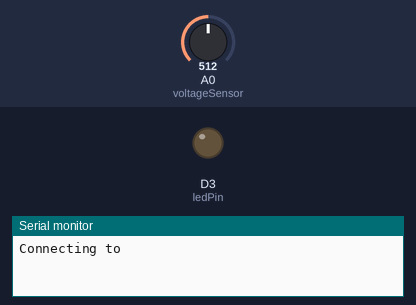
Simulated run of this sketch. Board: ESP8266 (NodeMCU). Shown: output pins drawn as LEDs (lit = HIGH), the last lines printed to the serial monitor. Dashed ring = blinking. Inputs (shaded band) come from the test bench; at power-on: A0 (voltageSensor) = 512. WiFi joins after 1.5 s; servers stay silent unless stated; not simulated (calls return 0 or success): Secrets.h.

Above: at 0.1 s.
2.8 s: A0 (voltageSensor) set to 83
6.3 s: A0 (voltageSensor) set to 69
At 6.7 s:
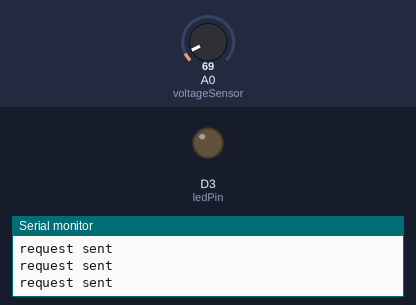
8.0 s: A0 (voltageSensor) set to 122
At 8.9 s:
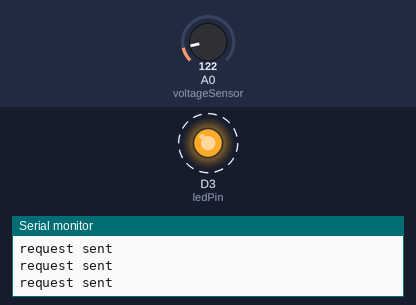
12.4 s: A0 (voltageSensor) set to 0
At 13.6 s:
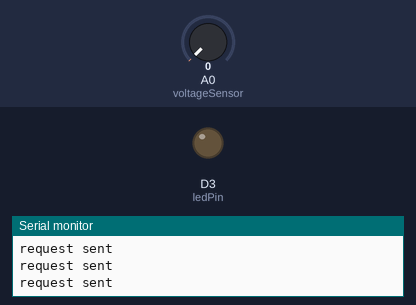
Timing chart, 0 to 15.3 s (numbered marks = the images above; inputs shaded):
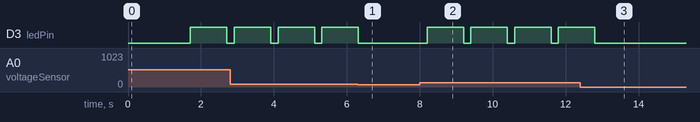

The sketch:

DingDongBell.ino
```cpp
#include <ESP8266WiFi.h>
#include <WiFiClientSecure.h>
#include "Secrets.h"

// Secrets
const char* ssid = SECRET_SSID; //your WiFi Name
const char* password = SECRET_PASSWORD;  //Your Wifi Password
const char* http_request = SECRET_TELEGRAM_LINK;

// SHA1 fingerprint of the certificate
const char fingerprint[] PROGMEM = "f2 ad 29 9c 34 48 dd 8d f4 cf 52 32 f6 57 33 68 2e 81 c1 90";

const char* host = "api.telegram.org";
const int httpsPort = 443;

// Pinout
int ledPin = D3;
const int voltageSensor = A0;

// vars
float vOUT = 0.0;
float vIN = 0.0;
float R1 = 30000.0;
float R2 = 7500.0;
int value = 0;


void setup() {
  Serial.begin(115200);
  delay(10);
  pinMode(ledPin, OUTPUT);
  digitalWrite(ledPin, LOW);
  Serial.println();

  setupWiFi();
}

void loop() {
  value = analogRead(voltageSensor);
  vOUT = (value * 5.0) / 1024.0;
  vIN = vOUT / (R2/(R1+R2));
  if (vIN > 1.9){
    sendDingDong("DingDong");
    digitalWrite(ledPin, HIGH);
    delay(1000);
    digitalWrite(ledPin, LOW);
  }
}

void setupWiFi(){
  Serial.print("Connecting to ");
  Serial.println(ssid);
  WiFi.setSleepMode(WIFI_NONE_SLEEP);
  WiFi.mode(WIFI_STA);
  WiFi.begin(ssid, password);
  while (WiFi.status() != WL_CONNECTED) {
    delay(500);
    Serial.print(".");
  }
  Serial.println("");
  Serial.println("WiFi connected");
  Serial.print(WiFi.localIP());
  Serial.println("/");
}

void sendDingDong(char *msg){
  if(WiFi.status()== WL_CONNECTED){
    // Use WiFiClientSecure class to create TLS connection
    WiFiClientSecure client;
    client.setInsecure();
    client.setFingerprint(fingerprint);

    if (!client.connect("api.telegram.org", 443)) {
      Serial.println("connection failed");
      return;
    }

    String url = SECRET_TELEGRAM_LINK_PARTIAL + String(msg);

    client.print(String("GET ") + url + " HTTP/1.1\r\n" +
               "Host: " + host + "\r\n" +
               "User-Agent: BuildFailureDetectorESP8266\r\n" +
               "Connection: close\r\n\r\n");

    Serial.println("request sent");
    client.stop();
  } else {
    // reconnect
    setupWiFi();
    sendDingDong("DingDong");
  }

}
```

Measured:
- after the input at 6.3 s, D3 (ledPin): goes on until 6.3 s, then stays LOW
- after the input at 8.0 s, D3 (ledPin): alternates HIGH for 1.0 s and LOW for 0.20 s, starting after 0.20 s
- after the input at 12.4 s, D3 (ledPin): goes on until 12.8 s, then stays LOW
- by itself, D3 (ledPin): alternates HIGH for 1.0 s and LOW for 0.20 s
